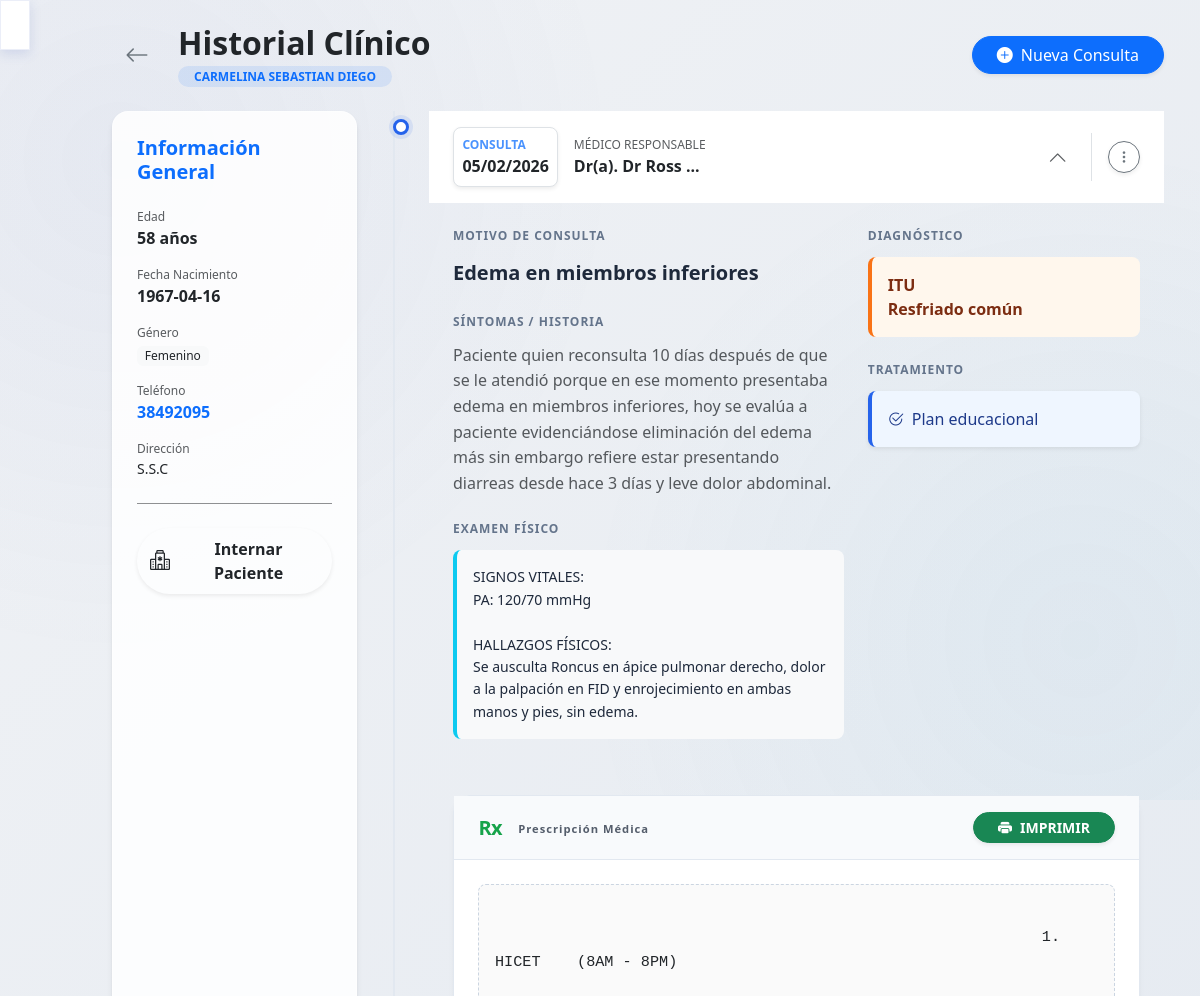
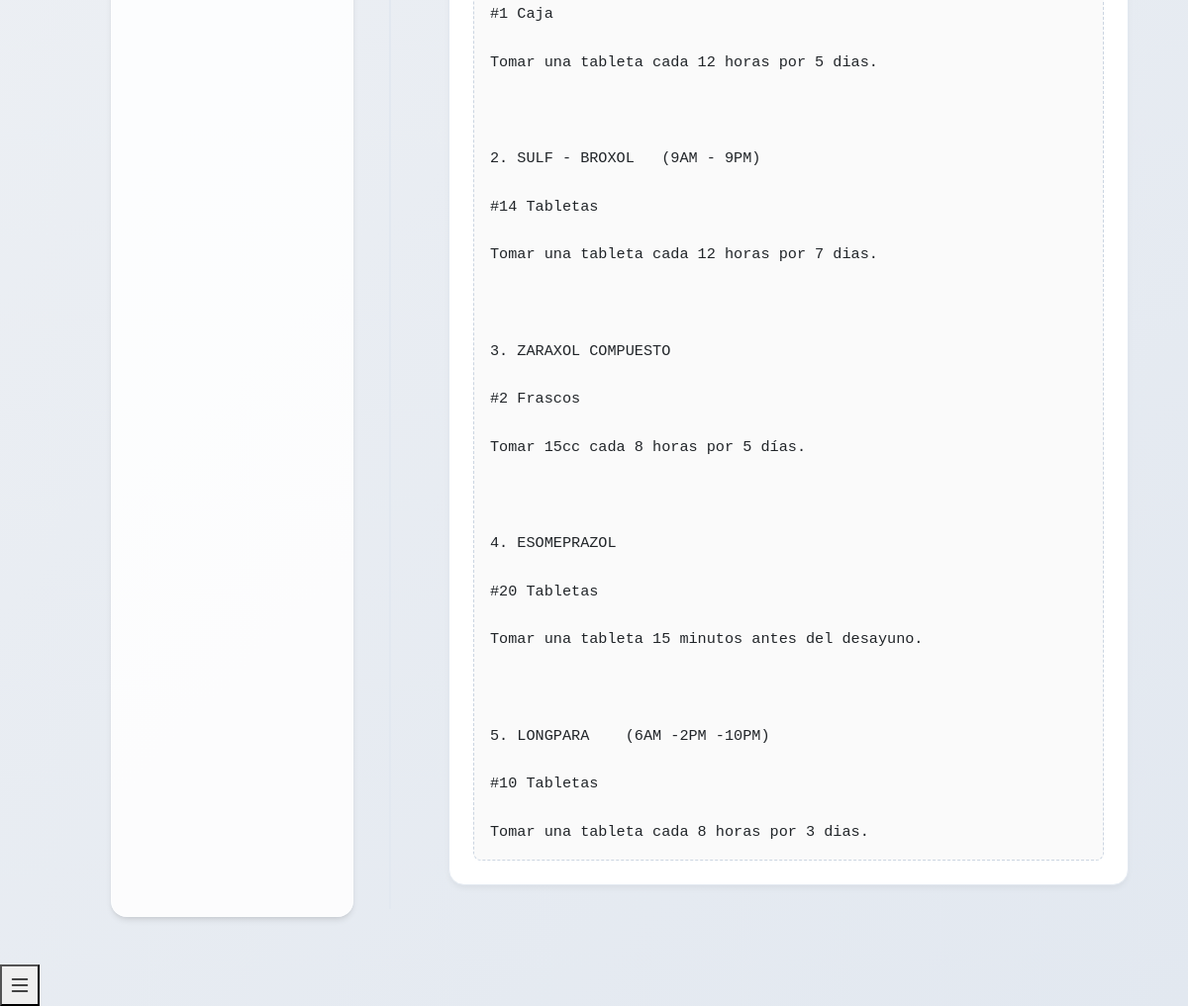
/php/patients/medical_history.php?id=2118 (signed in), run on the app's committed database (2 pictures, top to bottom).
### tables this page shows
CREATE TABLE `pacientes` (
  `id_paciente` int NOT NULL,
  `nombre` varchar(100) NOT NULL,
  `apellido` varchar(100) NOT NULL,
  `fecha_nacimiento` date NOT NULL,
  `genero` enum('Masculino','Femenino') NOT NULL,
  `direccion` varchar(255) DEFAULT NULL,
  `telefono` varchar(15) DEFAULT NULL,
  `correo` varchar(100) DEFAULT NULL,
  `fecha_registro` timestamp NULL DEFAULT CURRENT_TIMESTAMP
);

CREATE TABLE `historial_clinico` (
  `id_historial` int NOT NULL,
  `id_paciente` int NOT NULL,
  `fecha_consulta` datetime DEFAULT CURRENT_TIMESTAMP,
  `motivo_consulta` text NOT NULL,
  `sintomas` text NOT NULL,
  `diagnostico` text NOT NULL,
  `tratamiento` text NOT NULL,
  `receta_medica` text,
  `antecedentes_personales` text,
  `antecedentes_familiares` text,
  `examenes_realizados` text,
  `resultados_examenes` text,
  `observaciones` text,
  `proxima_cita` date DEFAULT NULL,
  `medico_responsable` varchar(100) NOT NULL,
  `especialidad_medico` varchar(100) DEFAULT NULL,
  `hora_proxima_cita` time DEFAULT NULL,
  `examen_fisico` text
);

### php/patients/medical_history.php (the view, shortened to what this page needs)
<?php
try {
    $patient_id = $_GET['id'];
    $database = new Database();
    $conn = $database->getConnection();
    $stmt = $conn->prepare("SELECT * FROM pacientes WHERE id_paciente = ?");
    $stmt->execute([$patient_id]);
    $patient = $stmt->fetch(PDO::FETCH_ASSOC);
    $stmt = $conn->prepare("SELECT * FROM historial_clinico WHERE id_paciente = ? ORDER BY fecha_consulta DESC");
    $stmt->execute([$patient_id]);
    $medical_records = $stmt->fetchAll(PDO::FETCH_ASSOC);
    include_once '../../includes/header.php';
} catch (Exception $e) {
    die("Error: " . $e->getMessage());
}
?>
<link rel="stylesheet" href="../../assets/css/dashboard-reengineered.css">
<link rel="stylesheet" href="https://cdnjs.cloudflare.com/ajax/libs/animate.css/4.1.1/animate.min.css">
<div class="dashboard-wrapper sidebar-collapsed">
    <button class="desktop-nav-toggle" id="desktopSidebarToggle" title="Mostrar Menú">
        <i class="bi bi-list"></i>
    </button>
    <div class="main-content-glass">
        <div class="container-fluid">
            <div class="d-flex justify-content-between align-items-center mb-4 animate__animated animate__fadeInDown">
                <div class="d-flex align-items-center">
                    <a href="index.php" class="btn btn-icon btn-glass me-3 text-secondary">
                        <i class="bi bi-arrow-left fs-4"></i>
                    </a>
                    <div>
                        <h2 class="fw-bold text-dark mb-0">Historial Clínico</h2>
                        <span class="badge bg-primary bg-opacity-10 text-primary rounded-pill px-3 mt-1">
                            <?php echo htmlspecialchars($patient['nombre'] . ' ' . $patient['apellido']); ?>
                        </span>
                    </div>
                </div>
                <button type="button" class="btn btn-primary rounded-pill px-4 shadow-sm" data-bs-toggle="modal"
                    data-bs-target="#newMedicalRecordModal">
                    <i class="bi bi-plus-circle-fill me-2"></i>Nueva Consulta
                </button>
            </div>
            <div class="row">
                <div class="col-lg-3 mb-4 animate__animated animate__fadeInLeft animate__delay-1s">
                    <div class="card-glass h-100">
                        <div class="card-body p-4">
                            <h5 class="fw-bold mb-4 text-primary">Información General</h5>
                            <div class="mb-3">
                                <label class="text-xs text-muted d-block">Edad</label>
                                <div class="fw-bold">
                                    <?php
                                    $nac = new DateTime($patient['fecha_nacimiento']);
                                    $hoy = new DateTime();
                                    echo $hoy->diff($nac)->y . " años";
                                    ?>
                                </div>
                            </div>
                            <div class="mb-3">
                                <label class="text-xs text-muted d-block">Fecha Nacimiento</label>
                                <div class="fw-bold"><?php echo htmlspecialchars($patient['fecha_nacimiento']); ?></div>
                            </div>
                            <div class="mb-3">
                                <label class="text-xs text-muted d-block">Género</label>
                                <span
                                    class="badge bg-light text-dark fw-normal"><?php echo htmlspecialchars($patient['genero']); ?></span>
                            </div>
                            <div class="mb-3">
                                <label class="text-xs text-muted d-block">Teléfono</label>
                                <div class="fw-bold text-primary">
                                    <?php echo htmlspecialchars($patient['telefono'] ?? 'N/A'); ?></div>
                            </div>
                            <div class="mb-0">
                                <label class="text-xs text-muted d-block">Dirección</label>
                                <div class="text-sm"><?php echo htmlspecialchars($patient['direccion'] ?? 'N/A'); ?>
                                </div>
                            </div>
                            <hr class="my-4 opacity-50">
                            <a href="../hospitalization/ingresar_paciente.php?id_paciente=<?php echo $patient_id; ?>"
                                class="btn btn-glass-primary w-100 rounded-pill py-2 shadow-sm d-flex align-items-center justify-content-center">
                                <i class="bi bi-hospital me-2 fs-5"></i>
                                <span class="fw-bold">Internar Paciente</span>
                            </a>
                        </div>
                    </div>
                </div>
                <div class="col-lg-9 animate__animated animate__fadeInUp animate__delay-1s">
                    <?php if (count($medical_records) > 0): ?>
                        <div class="medical-timeline">
                            <?php foreach ($medical_records as $index => $record): ?>
                                <div class="timeline-item">
                                    <div class="card-header bg-white border-0 p-0 d-flex align-items-center">
                                        <div class="flex-grow-1 py-3 px-4 cursor-pointer collapse-trigger" role="button"
                                            data-bs-toggle="collapse"
                                            data-bs-target="#collapseRecord<?php echo $record['id_historial']; ?>"
                                            aria-expanded="<?php echo $index === 0 ? 'true' : 'false'; ?>">
                                            <div class="d-flex align-items-center justify-content-between">
                                                <div class="d-flex align-items-center">
                                                    <div class="me-3 p-2 rounded-3 bg-white border shadow-sm item-icon">
                                                        <span
                                                            class="fw-bold text-primary d-block text-xs text-uppercase opacity-75">Consulta</span>
                                                        <span
                                                            class="fw-bold fs-6 text-dark"><?php echo date('d/m/Y', strtotime($record['fecha_consulta'])); ?></span>
                                                    </div>
                                                    <div>
                                                        <span
                                                            class="text-xs text-muted d-block text-uppercase letter-spacing-1">Médico
                                                            Responsable</span>
                                                        <span class="fw-bold text-slate-800">Dr(a).
                                                            <?php echo htmlspecialchars($record['medico_responsable']); ?></span>
                                                    </div>
                                                </div>
                                                <i
                                                    class="bi bi-chevron-down transition-transform collapse-icon <?php echo $index === 0 ? 'rotate-180' : ''; ?> text-muted"></i>
                                            </div>
                                        </div>
                                        <div class="pe-4 border-start ps-3 py-2">
                                            <div class="dropdown">
                                                <button
                                                    class="btn btn-outline-secondary btn-sm rounded-circle d-flex align-items-center justify-content-center shadow-sm hover-scale transition-all"
                                                    type="button" style="width: 32px; height: 32px;" data-bs-toggle="dropdown"
                                                    aria-expanded="false" title="Opciones">
                                                    <i class="bi bi-three-dots-vertical"></i>
                                                </button>
                                            </div>
                                        </div>
                                    </div>
                                    <div id="collapseRecord<?php echo $record['id_historial']; ?>"
                                        class="collapse <?php echo $index === 0 ? 'show' : ''; ?>">
                                        <div class="card-body p-4">
                                            <div class="row g-4">
                                                <div class="col-md-7">
                                                    <div class="clinical-box mb-4">
                                                        <div class="section-title-clinical">Motivo de Consulta</div>
                                                        <p class="clinical-value mb-4 fs-5 fw-bold">
                                                            <?php echo nl2br(htmlspecialchars($record['motivo_consulta'])); ?>
                                                        </p>
                                                        <div class="section-title-clinical">Síntomas / Historia</div>
                                                        <p class="clinical-value text-muted">
                                                            <?php echo nl2br(htmlspecialchars($record['sintomas'])); ?></p>
                                                    </div>
                                                    <?php if (!empty($record['examen_fisico'])): ?>
                                                        <div class="clinical-box mb-4">
                                                            <div class="section-title-clinical">Examen Físico</div>
                                                            <div
                                                                class="p-3 rounded-3 bg-light border-start border-4 border-info clinical-value text-sm">
                                                                <?php echo nl2br(htmlspecialchars($record['examen_fisico'])); ?>
                                                            </div>
                                                        </div>
                                                    <?php endif; ?>
                                                </div>
                                                <div class="col-md-5">
                                                    <div class="clinical-box mb-4">
                                                        <div class="section-title-clinical text-orange-600">Diagnóstico</div>
                                                        <div class="diagnosis-box">
                                                            <?php echo nl2br(htmlspecialchars($record['diagnostico'])); ?>
                                                        </div>
                                                    </div>
                                                    <div class="clinical-box mb-4">
                                                        <div class="section-title-clinical text-blue-600">Tratamiento</div>
                                                        <div class="treatment-box shadow-sm">
                                                            <i
                                                                class="bi bi-check2-circle me-2"></i><?php echo nl2br(htmlspecialchars($record['tratamiento'])); ?>
                                                        </div>
                                                    </div>
                                                </div>
                                            </div>
                                            <?php if (!empty($record['receta_medica'])): ?>
                                                <div class="receta-preview-card">
                                                    <div class="receta-header">
                                                        <div class="d-flex align-items-center">
                                                            <span class="receta-logo-text me-3 fs-5">Rx</span>
                                                            <span class="opacity-75 uppercase-label mt-1"
                                                                style="font-size: 0.7rem; letter-spacing: 1px;">Prescripción
                                                                Médica</span>
                                                        </div>
                                                        <button class="btn btn-sm btn-success rounded-pill px-4 shadow-sm fw-bold"
                                                            onclick="printPrescription(<?php echo $record['id_historial']; ?>); event.stopPropagation();">
                                                            <i class="bi bi-printer-fill me-2"></i>IMPRIMIR
                                                        </button>
                                                    </div>
                                                    <div class="card-body p-4">
                                                        <div class="text-dark p-3 rounded-3"
                                                            style="font-family: 'Courier New', Courier, monospace; font-size: 0.95rem; line-height: 1.6; white-space: pre-wrap; border: 1px dashed #cbd5e1; background: #fafafa;">
                                                            <?php
                                                            $clean_receta = implode("\n", array_map('trim', explode("\n", $record['receta_medica'])));
                                                            echo nl2br(htmlspecialchars($clean_receta));
                                                            ?>
                                                        </div>
                                                    </div>
                                                </div>
                                            <?php endif; ?>
                                        </div>
                                    </div>
                                </div>
                            <?php endforeach; ?>
                        </div>
                    <?php endif; ?>
                </div>
            </div>
        </div>
    </div>
</div>
<button class="mobile-nav-toggle" id="sidebarToggle">
    <i class="bi bi-list fs-4"></i>
</button>
<?php include_once '../../includes/footer.php'; ?>

### data on the page
pacientes: nombre+apellido "CARMELINA SEBASTIAN DIEGO", fecha_nacimiento "58", fecha_nacimiento "1967-04-16", genero "Femenino", telefono "38492095", direccion "S.S.C"
historial_clinico: fecha_consulta "05/02/2026", medico_responsable "Dr Ross ...", motivo_consulta "Edema en miembros inferiores", sintomas "Paciente quien reconsulta 10 días después de que se le atendió porque en ese momento presentaba edema en miembros inferiores, hoy se evalúa a paciente evidenciándose eliminación del edema más sin embargo refiere estar presentando diarreas desde hace 3 días y leve dolor abdominal.", examen_fisico "SIGNOS VITALES: PA: 120/70 mmHg HALLAZGOS FÍSICOS: Se ausculta Roncus en ápice pulmonar derecho, dolor a la palpación en FID y enrojecimiento en ambas manos y pies, sin edema.", diagnostico "ITU Resfriado común", tratamiento "Plan educacional", receta_medica "1. HICET (8AM - 8PM) #1 Caja Tomar una tableta cada 12 horas por 5 dias. 2. SULF - BROXOL (9AM - 9PM) #14 Tabletas Tomar una tableta cada 12 horas por 7 dias. 3. ZARAXOL COMPUESTO #2 Frascos Tomar 15cc cada 8 horas por 5 días. 4. ESOMEPRAZOL #20 Tabletas Tomar una tableta 15 minutos antes del desayuno. 5. LONGPARA (6AM -2PM -10PM) #10 Tabletas Tomar una tableta cada 8 horas por 3 dias.…"
